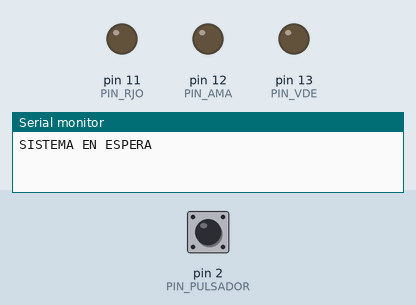
This sketch was run on a simulated Arduino Uno, built with avr-gcc and run on an emulated ATmega328P. On the bench: output pins drawn as LEDs (lit = HIGH), the last lines printed to the serial monitor. Inputs (shaded band) come from the test bench; at power-on: pin 2 (PIN_PULSADOR) HIGH.

Above: at 0.8 s.
0.9 s: pin 2 (PIN_PULSADOR) pulled LOW for 0.15 s
4.0 s: pin 2 (PIN_PULSADOR) pulled LOW for 1 s
At 4.9 s:
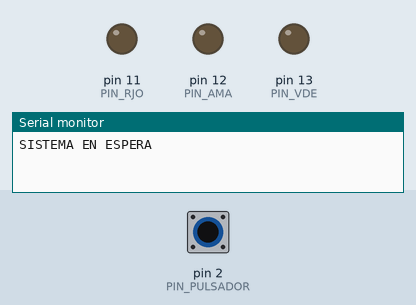
6.5 s: pin 2 (PIN_PULSADOR) pulled LOW for 0.15 s
At 7.3 s:
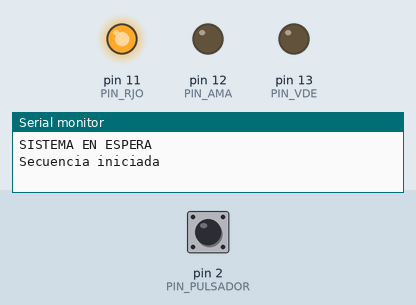
9.6 s: pin 2 (PIN_PULSADOR) pulled LOW for 3.2 s
At 10.9 s:
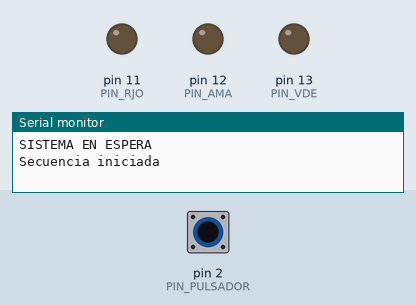
14.3 s: pin 2 (PIN_PULSADOR) pulled LOW for 0.15 s
At 15.7 s:
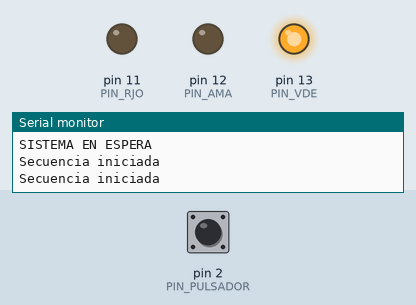
Timing chart, 0 to 18.4 s (numbered marks = the images above; inputs shaded):
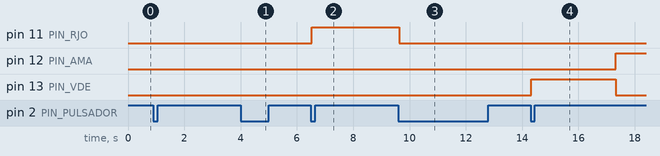

Measured:
- after the input at 0.9 s, every drawn part: stays the same
- after the input at 4.0 s, pin 11 (PIN_RJO): stays LOW (without the input it goes to HIGH after 1.0 s)
- after the input at 6.5 s, pin 11 (PIN_RJO): LOW → HIGH at once
- after the input at 9.6 s, pin 11 (PIN_RJO): HIGH → LOW after 0.03 s instead of 1.9 s; pin 13 (PIN_VDE): stays LOW (without the input it goes to HIGH after 1.9 s)
- after the input at 14.3 s, pin 12 (PIN_AMA): LOW → HIGH after 3.0 s; pin 13 (PIN_VDE): LOW → HIGH at once, → LOW 3.0 s later

The sketch:

semaforo_temporizador_pulsador.ino
```cpp
#include <Bounce2.h>
#include <elapsedMillis.h>

const byte PIN_RJO = 11;
const byte PIN_VDE = 13;
const byte PIN_AMA = 12;
const byte PIN_PULSADOR = 2;
const int INTERVALO_RJO = 5000;
const int INTERVALO_VDE = 5000;
const int INTERVALO_AMA = 3000;

byte etapa = 1;
int intervalo = INTERVALO_RJO;
bool iniciado = false;

elapsedMillis timer1;
Bounce pulsador = Bounce();

void gestionarLuz(byte luz) {
  digitalWrite(PIN_RJO, LOW);
  digitalWrite(PIN_VDE, LOW);
  digitalWrite(PIN_AMA, LOW);
  digitalWrite(luz, HIGH);

}

void setup() {
  Serial.begin(38400);
  pinMode(PIN_RJO, OUTPUT);
  pinMode(PIN_VDE, OUTPUT);
  pinMode(PIN_AMA, OUTPUT);
  pulsador.attach(PIN_PULSADOR, INPUT_PULLUP);
  pulsador.interval(30);
  Serial.println("SISTEMA EN ESPERA");

  while (!iniciado) {
    if (pulsador.update()) {
      if (pulsador.fell()) {
        iniciado = true;
      }
    }
  }
}

void loop() {
  if (pulsador.update()) {
    if (pulsador.fell()) {
      iniciado = !iniciado;
      gestionarLuz(0);
    }
  }

  if (iniciado) {
    if (timer1 >= intervalo) {
      Serial.println("Secuencia iniciada");
      switch (etapa) {
        case 1:
          gestionarLuz(PIN_RJO);
          intervalo = INTERVALO_VDE;
          etapa = 2;
          break;

        case 2:
          gestionarLuz(PIN_VDE);
          intervalo = INTERVALO_AMA;
          etapa = 3;
          break;

        case 3:
          gestionarLuz(PIN_AMA);
          intervalo = INTERVALO_RJO;
          etapa = 1;
      }
      timer1 = 0;
    }
  }
}
```
